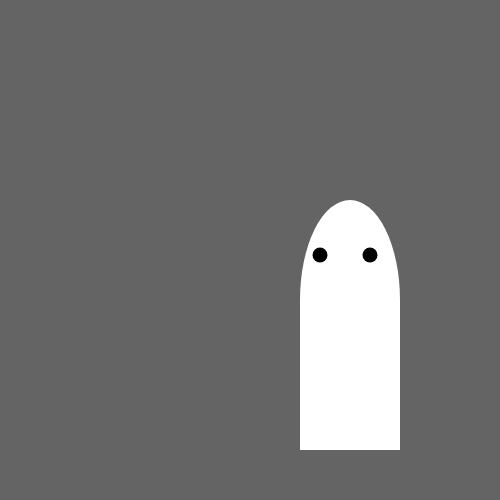
Frame 1 (no input)
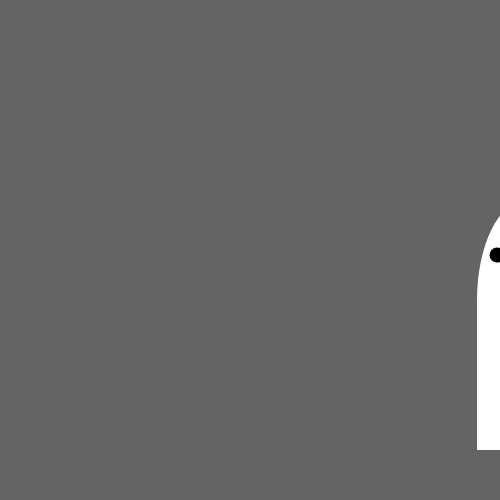
Frame 60 (no input)
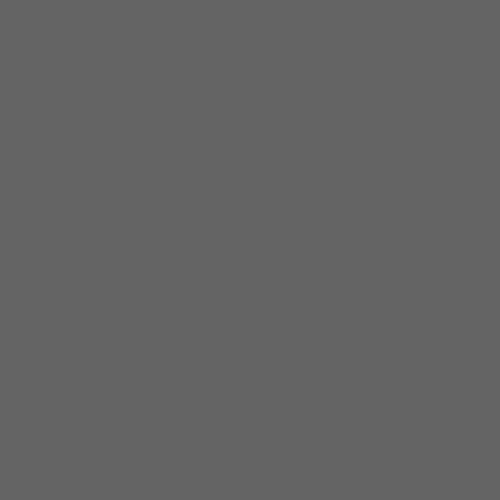
Frame 120 (the mouse pressed at the canvas centre since frame 60)

The p5.js sketch that drew these frames (run headless with seeded random() and noise() and a simulated clock; from frame 60 on, the mouse is pressed at the canvas centre):

// p5.js sketch
// ── sketch.js
let x = 0;
function setup() {
  createCanvas(500, 500);
  noStroke();
}

function draw() {
  background(100);
  push();
  translate(x,0);
 avatar();
 x += 3;
 if (x>width) {
  x= 0;
}
pop();
}


function avatar() {
  fill("white");
  ellipse(350,300, 100, 200)
	rect(300, 300, 100, 150);
  //rectMode(BOTTOM);
     fill("black");
    ellipse (320,255,15,15);
    ellipse(370, 255, 15, 15);
}
